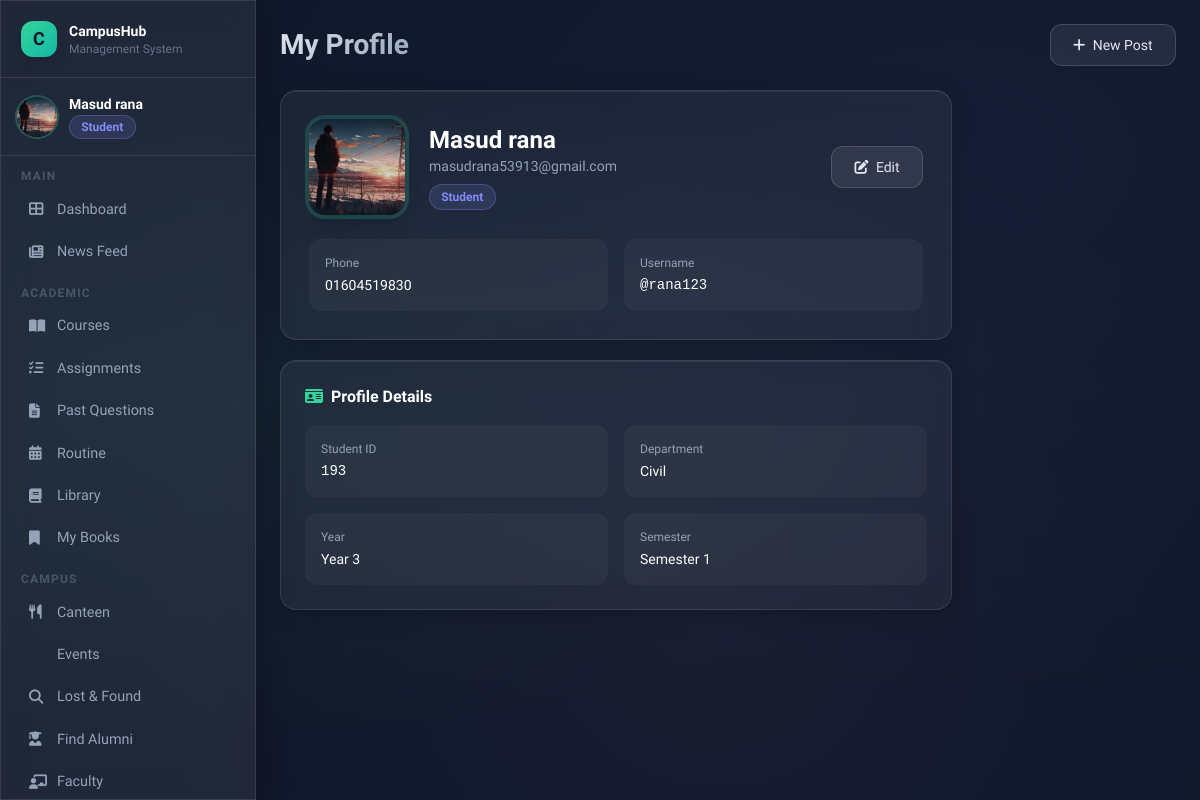
The page /users/profile/ (signed in) on the database its author committed.
### users/models.py (models this page shows, shortened)
class User(AbstractUser):
    ROLE_CHOICES = [
        ('admin', 'Admin'),
        ('teacher', 'Teacher'),
        ('student', 'Student'),
        ('alumni', 'Alumni'),
    ]
    email = models.EmailField(unique=True)
    phone = models.CharField(max_length=20, blank=True)
    role = models.CharField(max_length=20, choices=ROLE_CHOICES, default='student')
    profile_picture = models.ImageField(upload_to='profile_pics/', blank=True, null=True)
    USERNAME_FIELD = 'email'
    REQUIRED_FIELDS = ['username']
    def is_student(self): return self.role == 'student'
    def is_alumni(self): return self.role == 'alumni'
    def get_profile(self):
        if self.role == 'student':
            return getattr(self, 'studentprofile', None)
        elif self.role == 'teacher':
            return getattr(self, 'teacherprofile', None)
        elif self.role == 'alumni':
            return getattr(self, 'alumniprofile', None)
        return None

class StudentProfile(models.Model):
    YEAR_CHOICES = [(i, f'Year {i}') for i in range(1, 5)]
    SEMESTER_CHOICES = [(i, f'Semester {i}') for i in range(1, 9)]
    user = models.OneToOneField(User, on_delete=models.CASCADE, related_name='studentprofile')
    student_id = models.CharField(max_length=20, unique=True)
    department = models.CharField(max_length=100)
    year = models.IntegerField(choices=YEAR_CHOICES, default=1)
    semester = models.IntegerField(choices=SEMESTER_CHOICES, default=1)

### users/views.py (the view)
# urls.py: path('profile/', views.profile_view, name='profile'),
@login_required
def profile_view(request):
    user = request.user
    profile = user.get_profile()
    return render(request, 'users/profile.html', {'user': user, 'profile': profile})

### templates/users/profile.html (shortened to what this page needs)
{% extends 'base.html' %}
{% block page_title %}My Profile{% endblock %}
{% block content %}
<div class="max-w-2xl">
  <div class="glass-card p-7 mb-5">
    <div class="flex items-center gap-6 mb-6">
      {% if user.profile_picture %}
        <img src="{{ user.profile_picture.url }}" class="w-24 h-24 rounded-2xl object-cover ring-4 ring-emerald-400/20 shadow-xl">
      {% else %}
        <div class="w-24 h-24 rounded-2xl bg-gradient-to-br from-indigo-500 to-purple-500 flex items-center justify-center text-white font-bold text-4xl shadow-xl">
          {{ user.first_name|first|upper }}
        </div>
      {% endif %}
      <div>
        <h2 class="text-2xl font-bold text-white">{{ user.get_full_name|default:user.username }}</h2>
        <div class="text-slate-400 text-sm">{{ user.email }}</div>
        <span class="badge {% if user.role == 'student' %}badge-blue{% elif user.role == 'teacher' %}badge-green{% elif user.role == 'alumni' %}badge-pink{% else %}badge-yellow{% endif %} mt-2">{{ user.role|title }}</span>
      </div>
      <div class="ml-auto">
        <a href="{% url 'update_profile' %}" class="btn-secondary text-sm"><i class="fas fa-edit mr-1"></i> Edit</a>
      </div>
    </div>
    <div class="grid grid-cols-2 gap-4">
      <div class="bg-white/[0.04] rounded-xl p-4"><div class="text-xs text-slate-400 mb-1">Phone</div><div class="text-white text-sm">{{ user.phone|default:"Not set" }}</div></div>
      <div class="bg-white/[0.04] rounded-xl p-4"><div class="text-xs text-slate-400 mb-1">Username</div><div class="text-white text-sm font-mono">@{{ user.username }}</div></div>
    </div>
  </div>
  {% if profile %}
  <div class="glass-card p-6">
    <h3 class="font-bold text-white mb-4"><i class="fas fa-id-card text-emerald-400 mr-2"></i>Profile Details</h3>
    {% if user.is_student %}
    <div class="grid grid-cols-2 gap-4">
      <div class="bg-white/[0.04] rounded-xl p-4"><div class="text-xs text-slate-400 mb-1">Student ID</div><div class="text-white text-sm font-mono">{{ profile.student_id }}</div></div>
      <div class="bg-white/[0.04] rounded-xl p-4"><div class="text-xs text-slate-400 mb-1">Department</div><div class="text-white text-sm">{{ profile.department }}</div></div>
      <div class="bg-white/[0.04] rounded-xl p-4"><div class="text-xs text-slate-400 mb-1">Year</div><div class="text-white text-sm">Year {{ profile.year }}</div></div>
      <div class="bg-white/[0.04] rounded-xl p-4"><div class="text-xs text-slate-400 mb-1">Semester</div><div class="text-white text-sm">Semester {{ profile.semester }}</div></div>
    </div>
    {% endif %}
  </div>
  {% endif %}
</div>
{% endblock %}

### templates/base.html (shortened to what this page needs)
<!DOCTYPE html>
<html lang="en">
<head>
<script src="https://cdn.tailwindcss.com"></script>
<link rel="stylesheet" href="https://cdnjs.cloudflare.com/ajax/libs/font-awesome/6.4.0/css/all.min.css">
</head>
<body>
<div class="mesh-bg"></div>
{% if user.is_authenticated %}
<div class="flex min-h-screen">
  <aside class="w-64 flex-shrink-0 glass border-r border-white/10 flex flex-col fixed h-full z-20 overflow-y-auto scrollbar-thin">
    <div class="p-5 border-b border-white/10">
      <div class="flex items-center gap-3">
        <div class="w-9 h-9 rounded-xl bg-gradient-to-br from-emerald-400 to-teal-500 flex items-center justify-center text-slate-900 font-bold text-lg shadow-lg">C</div>
        <div>
          <div class="font-bold text-white text-sm">CampusHub</div>
          <div class="text-xs text-slate-500">Management System</div>
        </div>
      </div>
    </div>
    <div class="p-4 border-b border-white/10">
      <div class="flex items-center gap-3">
        {% if user.profile_picture %}
          <img src="{{ user.profile_picture.url }}" class="w-10 h-10 rounded-full object-cover ring-2 ring-emerald-400/30">
        {% else %}
          <div class="w-10 h-10 rounded-full bg-gradient-to-br from-indigo-500 to-purple-500 flex items-center justify-center text-white font-bold text-sm">
            {{ user.first_name|first|upper }}{{ user.last_name|first|upper }}
          </div>
        {% endif %}
        <div class="overflow-hidden">
          <div class="font-semibold text-sm text-white truncate">{{ user.get_full_name|default:user.username }}</div>
          <span class="badge {% if user.role == 'student' %}badge-blue{% elif user.role == 'teacher' %}badge-green{% elif user.role == 'alumni' %}badge-pink{% else %}badge-yellow{% endif %} text-xs">{{ user.role|title }}</span>
        </div>
      </div>
    </div>
    <nav class="p-3 flex-1">
      <div class="mb-2">
        <p class="text-xs text-slate-600 uppercase tracking-widest px-2 mb-1 font-semibold">Main</p>
        <a href="{% url 'dashboard' %}" class="sidebar-link {% if request.resolver_match.url_name == 'dashboard' %}active{% endif %}">
          <i class="fas fa-th-large w-4"></i> Dashboard
        </a>
        <a href="{% url 'post_list' %}" class="sidebar-link {% if 'post' in request.resolver_match.url_name %}active{% endif %}">
          <i class="fas fa-newspaper w-4"></i> News Feed
        </a>
      </div>
      {% if not user.is_alumni %}
      <div class="mb-2">
        <p class="text-xs text-slate-600 uppercase tracking-widest px-2 mb-1 mt-3 font-semibold">Academic</p>
        <a href="{% url 'course_list' %}" class="sidebar-link">
          <i class="fas fa-book-open w-4"></i> Courses
        </a>
        <a href="{% url 'assignment_list' %}" class="sidebar-link">
          <i class="fas fa-tasks w-4"></i> Assignments
        </a>
        <a href="{% url 'previous_questions' %}" class="sidebar-link">
          <i class="fas fa-file-alt w-4"></i> Past Questions
        </a>
        <a href="{% url 'routine' %}" class="sidebar-link">
          <i class="fas fa-calendar-alt w-4"></i> Routine
        </a>
        <a href="{% url 'book_list' %}" class="sidebar-link">
          <i class="fas fa-book w-4"></i> Library
        </a>
        <a href="{% url 'my_books' %}" class="sidebar-link">
          <i class="fas fa-bookmark w-4"></i> My Books
        </a>
      </div>
      {% endif %}
      <div class="mb-2">
        <p class="text-xs text-slate-600 uppercase tracking-widest px-2 mb-1 mt-3 font-semibold">Campus</p>
        <a href="{% url 'canteen_menu' %}" class="sidebar-link">
          <i class="fas fa-utensils w-4"></i> Canteen
        </a>
        <a href="{% url 'event_list' %}" class="sidebar-link">
           Events
        </a>
        <a href="{% url 'lost_found' %}" class="sidebar-link">
          <i class="fas fa-search w-4"></i> Lost & Found
        </a>
        {% if user.is_student %}
        <a href="{% url 'alumni_list' %}" class="sidebar-link">
          <i class="fas fa-user-graduate w-4"></i> Find Alumni
        </a>
        {% endif %}
        <a href="{% url 'faculty_list' %}" class="sidebar-link">
          <i class="fas fa-chalkboard-teacher w-4"></i> Faculty
        </a>
      </div>
    </nav>
  </aside>
  <main class="flex-1 ml-64 p-6 min-h-screen">
    <header class="flex items-center justify-between mb-6">
      <div>
        {% block page_header %}<h1 class="page-title">{% block page_title %}Dashboard{% endblock %}</h1>{% endblock %}
      </div>
      <div class="flex items-center gap-3">
        <a href="{% url 'create_post' %}" class="btn-secondary text-sm"><i class="fas fa-plus mr-1"></i> New Post</a>
      </div>
    </header>
    {% block content %}{% endblock %}
  </main>
</div>
{% else %}
{% block auth_content %}{% endblock %}
{% endif %}
</body>
</html>

### templates/base.html (style rules this page uses)
:root { --glass: rgba(255,255,255,0.07); --glass-border: rgba(255,255,255,0.12); --accent: #6ee7b7; --accent2: #818cf8; --accent3: #f9a8d4; }
* { font-family: 'Sora', sans-serif; }
body { background: #0f172a; color: #e2e8f0; min-height: 100vh; }
.glass { background: var(--glass); backdrop-filter: blur(16px); -webkit-backdrop-filter: blur(16px); border: 1px solid var(--glass-border); box-shadow: 0 8px 32px rgba(0,0,0,0.3); }
.glass-card { background: rgba(255,255,255,0.05); backdrop-filter: blur(12px); border: 1px solid rgba(255,255,255,0.1); border-radius: 1rem; box-shadow: 0 4px 24px rgba(0,0,0,0.2), inset 0 1px 0 rgba(255,255,255,0.08); transition: transform 0.2s ease, box-shadow 0.2s ease; }
.btn-secondary { background: rgba(255,255,255,0.08); border: 1px solid rgba(255,255,255,0.15); color: #e2e8f0; font-weight: 500; padding: 0.6rem 1.4rem; border-radius: 0.75rem; transition: all 0.2s; cursor: pointer; display: inline-block; text-decoration: none; }
.badge { display: inline-flex; align-items: center; gap: 0.3rem; padding: 0.2rem 0.7rem; border-radius: 9999px; font-size: 0.75rem; font-weight: 600; }
.badge-blue { background: rgba(129,140,248,0.15); color: #818cf8; border: 1px solid rgba(129,140,248,0.3); }
.sidebar-link { display: flex; align-items: center; gap: 0.75rem; padding: 0.65rem 1rem; border-radius: 0.75rem; color: #94a3b8; font-size: 0.9rem; font-weight: 500; transition: all 0.2s; text-decoration: none; }
.page-title { font-size: 1.75rem; font-weight: 700; background: linear-gradient(135deg, #e2e8f0, #94a3b8); -webkit-background-clip: text; -webkit-text-fill-color: transparent; }
.mesh-bg { position: fixed; inset: 0; z-index: -1; background: radial-gradient(ellipse at 20% 50%, rgba(110,231,183,0.05) 0%, transparent 60%), radial-gradient(ellipse at 80% 20%, rgba(129,140,248,0.05) 0%, transparent 60%), radial-gradient(ellipse at 60% 80%, rgba(249,168,212,0.04) 0%, transparent 60%), #0f172a; }

### rows shown on the page
User: profile_picture (picture), get_full_name "Masud rana", role "Student", email "masudrana53913@gmail.com", phone "01604519830", username "rana123"
StudentProfile: student_id "193", department "Civil", year "3", semester "1"
